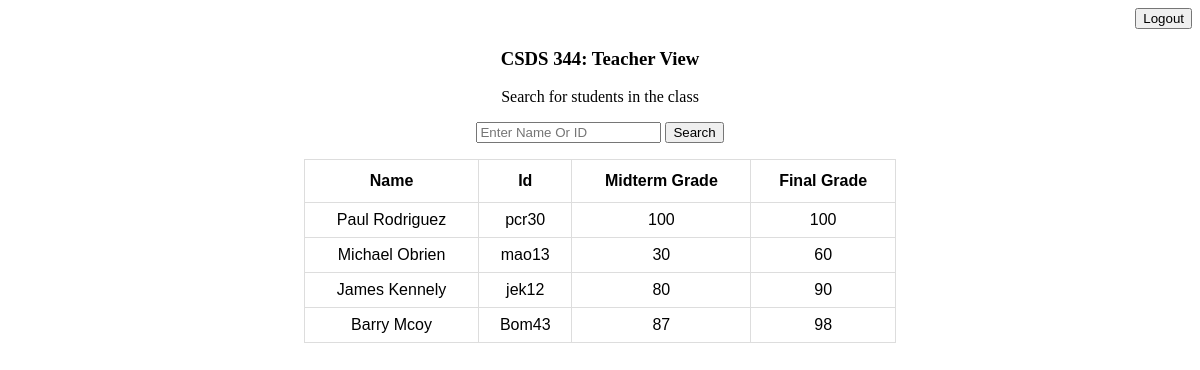
Page /teacher_home on the earlier database version.
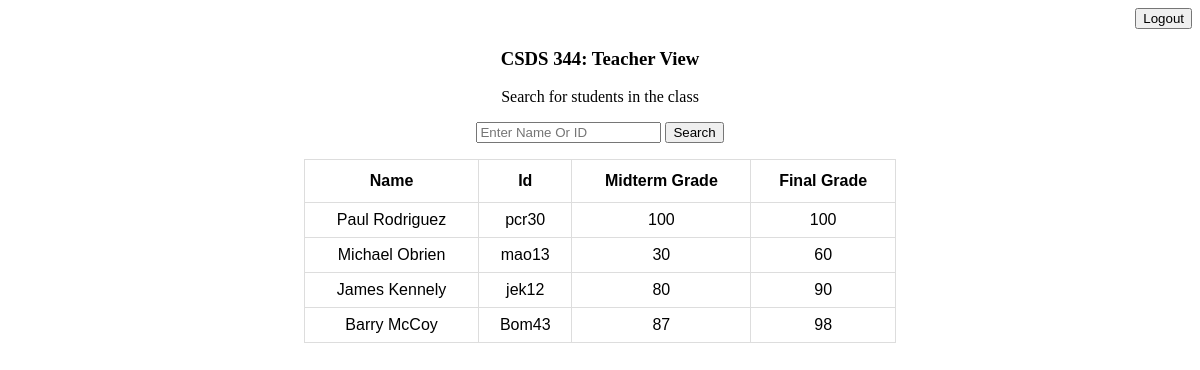
Same page on the later database version.
### main_site/models.py (models this page shows)
class ReportCard(models.Model):
    student = models.ForeignKey(Student, on_delete=models.CASCADE)
    midterm_grade = models.IntegerField()
    final_grade = models.IntegerField()
    class Meta:
        db_table = 'ReportCard'

class Student(models.Model):
    name = models.CharField(max_length=50)
    case_id = models.CharField(max_length=10)
    gpa = models.CharField(max_length=3)
    class Meta:
        db_table = 'Student'

### main_site/views.py (the view)
# urls.py: path('teacher_home', teacher_home, name="teacher_home"),
def teacher_home(request):
    query = request.GET.get('q')
    if query:
        reportcards = ReportCard.objects.filter(Q(student__name__icontains=query) | Q(student__case_id__icontains=query))
        print(reportcards)
        context = {
            'reportcards': reportcards
        }
    else:
        reportcards = ReportCard.objects.all()
        print(reportcards)
        context = {
            'reportcards': reportcards,
        }
    return render(request, 'main_site/teacher_home.html', context)

### templates/main_site/teacher_home.html (shortened to what this page needs)
{% load static %}
<!DOCTYPE html>
<html lang="en">
<head>
    <link rel="stylesheet"  href="{%  static  'css/style.css'  %}">
</head>
<body>
<div class="content-section" id="filter">
    <div align="right"><a href={% url "home" %}><button>Logout</button></a></div>
    <h3>CSDS 344: Teacher View</h3>
    <p id="filtertext2"> Search for students in the class
        <form method="get">
            <input name="q" id="id_q" value="{{ request.GET.q }}" placeholder="Enter Name Or ID">
            <button type="submit" id="searchButton">Search</button>
        </form>
    </p>
</div>
<table id="searchDisplay">
    <tr>
        <th>Name</th>
        <th>Id</th>
        <th>Midterm Grade</th>
        <th>Final Grade</th>
    </tr>
    {% for reportcard in reportcards %}
    <tr>
        <td>{{ reportcard.student.name }}</td>
        <td>{{ reportcard.student.case_id }}</td>
        <td>{{ reportcard.midterm_grade }}</td>
        <td>{{ reportcard.final_grade }}</td>
    </tr>
    {% endfor %}
</table>
</body>
</html>

### main_site/static/css/style.css (style rules this page uses)
#searchDisplay { font-family: Arial, Helvetica, sans-serif; border-collapse: collapse; margin-left: auto; margin-right: auto; width: 50%; }
#searchDisplay td, #searchDisplay th { border: 1px solid #ddd; padding: 8px; }
#searchDisplay th { padding-top: 12px; padding-bottom: 12px; }
td { text-align: center; }
.content-section { text-align: center; }

Differences in the rows shown:
changed through a linked row, ReportCard "Bom43": student.name "Barry Mcoy" → "Barry McCoy"
